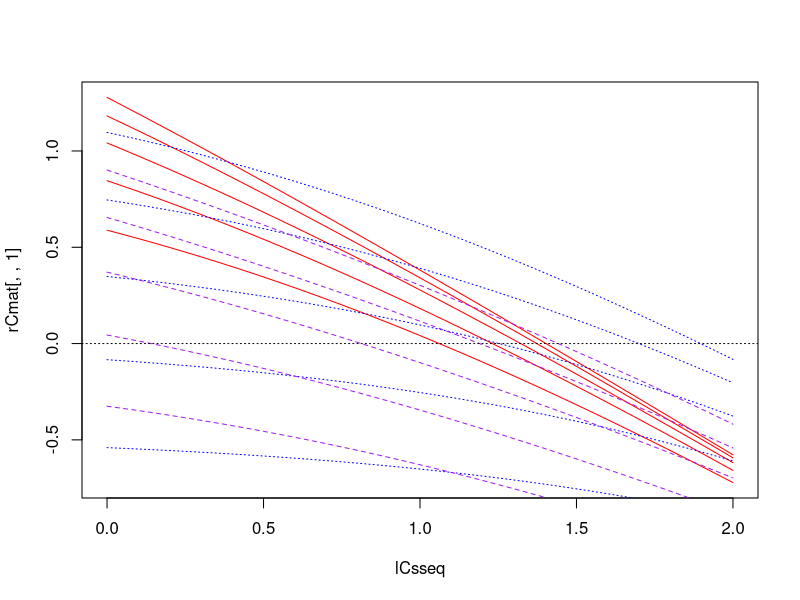
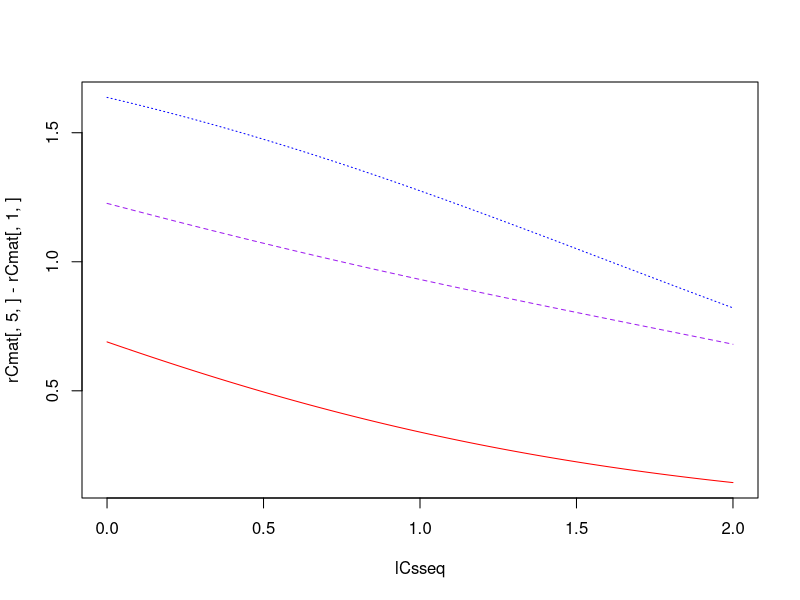
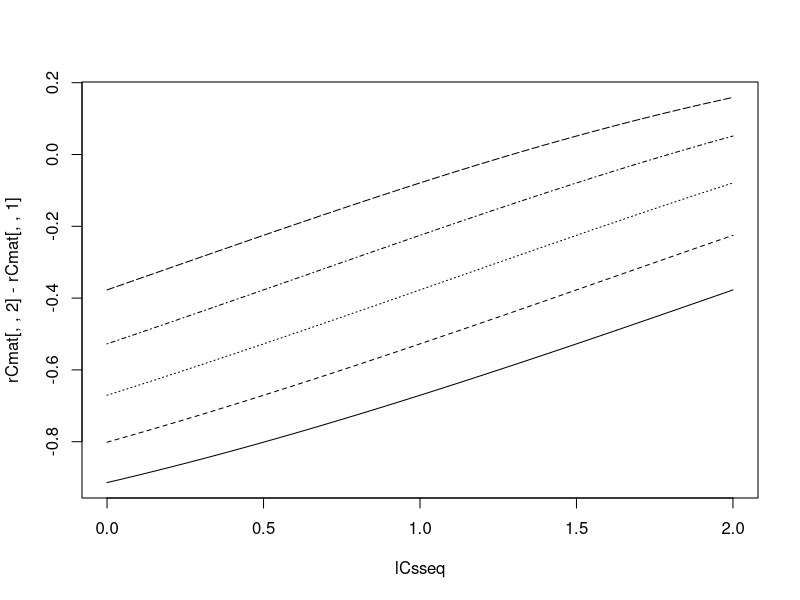
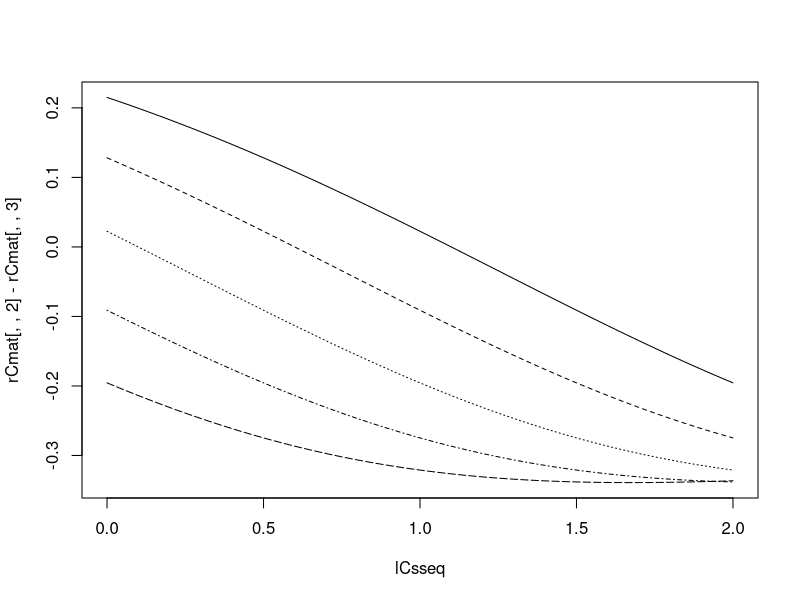
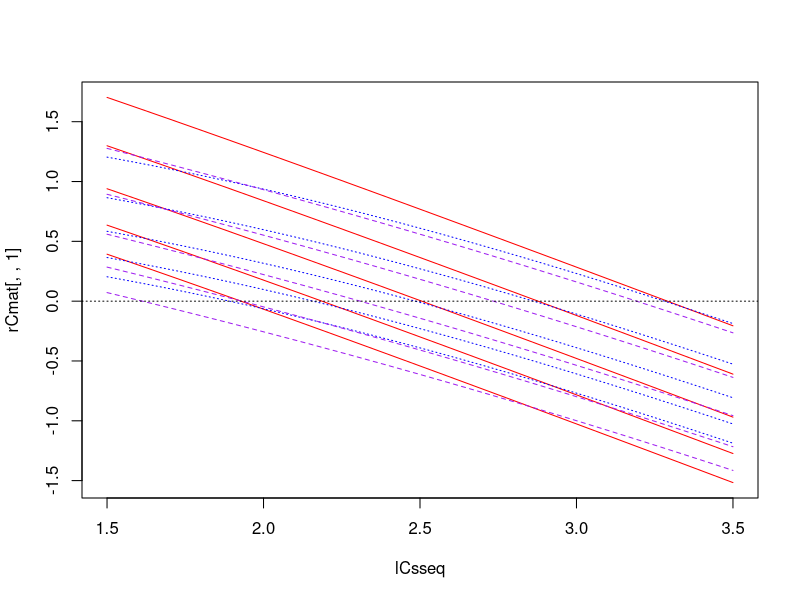
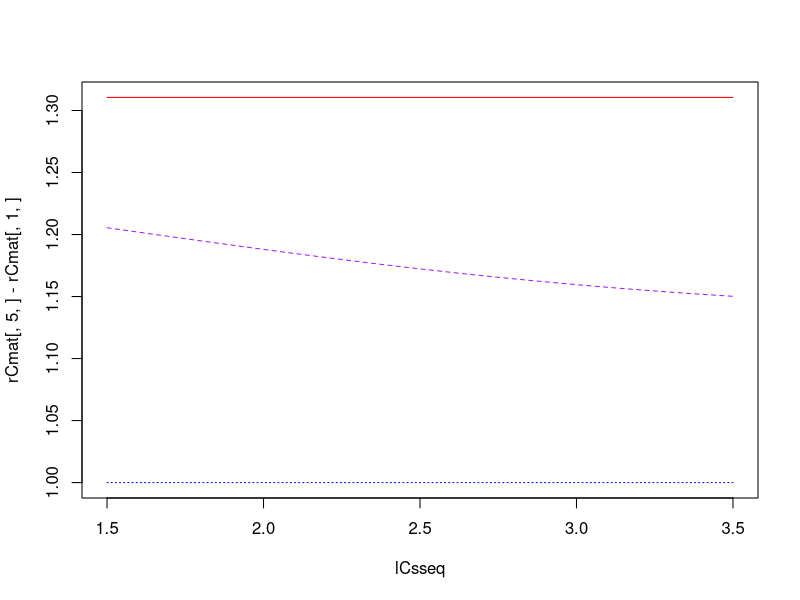
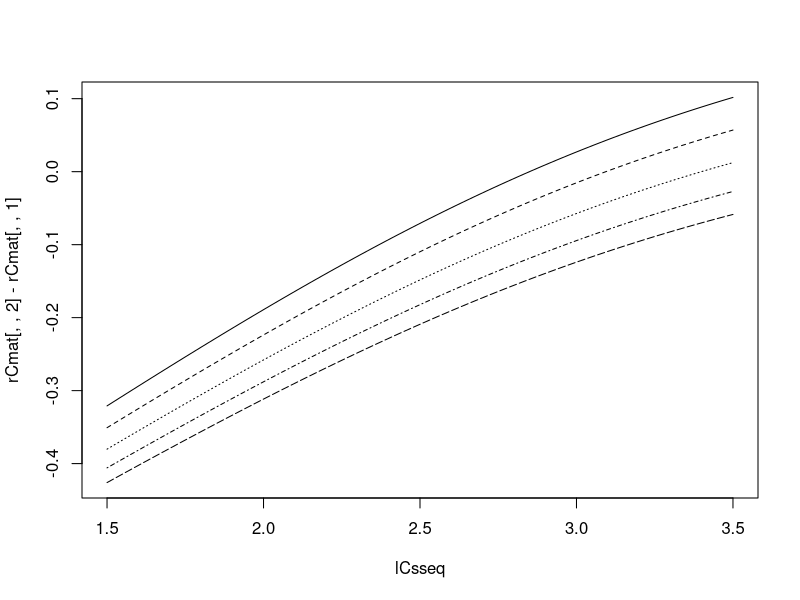
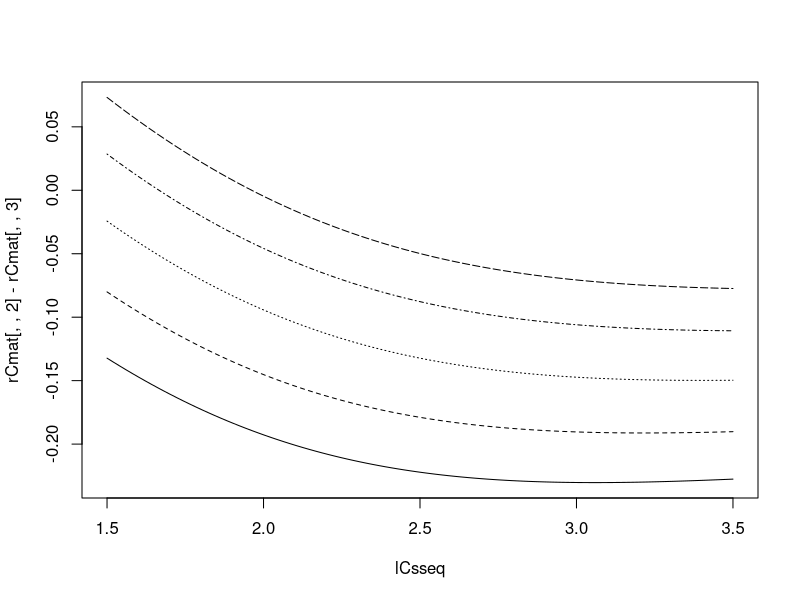

These charts were generated, in order, by the following R code: (Note: this script raises an error after producing the figures.)
### Investigate consumer-resource dynamics with multiple prey species using method ###
### from Geritz & Kisdi 2004 J Theor Biol                                          ###

# TODO: sort out uniroot function so that doesn't crash when no root

require(deSolve)

# Without consumer mortality ----------------------------------------------

f <- function(R,C,p=0.5,a=1,h=0){
  p*a*R*C / (1 + p*a*h*R)
}

g <- function(R,u,v){
  u - v*R
}

# g1 <- function(R,u1,K1){
#   u1*(1 - R/K1)
# }
#  # v = u/K

# g2 <- function(R,r=1,K=10){
#   R*r*(1 - R/K)
# }

dR <- function(R,C,p,a,h,u,v){
  g(R,u,v) - f(R,C,p,a,h)
}

kisdi_int <- function(nt,R1,R2,C,p,a,alpha=0.85,delta=0.1){
  Ei <- alpha * ( f(R1,C,p,a) +  f(R2,C,(1-p),a) )  # inflow rate of eggs
  Eo <- -delta                # outflow rate of eggs
  if(is.finite(nt)){
    return( 1/Eo * ( exp(Eo*(nt+log(Ei)/Eo)) - Ei ) )
  }
  if(!is.finite(nt)){
    return( -Ei/Eo )
  }
  # integral of eggs over time interval t
  # in this simple case, can be calculated explicitly at any given t
  # (i.e. no need for numerical integration)
  # (calculated with help from Shaopeng)
  # *only works for h=0*
}

kisdi_ode <- function(nt,R1,R2,C,p,a,h,alpha=0.85,delta=0.1){
  kidsi_cont <- function(t,y,parms=NULL){
    E <- y[1]
    dE <- alpha * ( f(R1,C,p,a,h) +  f(R2,C,(1-p),a,h) ) - delta * E  
    list(dE)
  }
  Et <- ode(y=c(E0=0),times=c(0,nt),func=kidsi_cont,parms=NULL)
  return(Et[2,2])
    # [2,2] because have to include t=0 in integration
}

### Breakdown

# curve(kisdi_int(t=x,R=1,C=1),xlim=c(0,100))
# curve(kisdi_int(t=10,R=x,C=1),xlim=c(0,10))
  # absolute growth rate is 
  # - saturating function of t
  # - linear function of resource availability (but this is set by C)

### Population growth rates

rC <- function(Cs,nt,p=0.5,q=0.5,a=1,h=0,u1=1,u2=0.5,v1=5,v2=0.5){
  
  if(q>0){
  try1 <- try(
    root1 <- uniroot(dR,C=Cs,p=p,a=a,h=h,u=q*u1,v=v1,lower=10^-10,upper=10^10) 
    )
  if(class(try1)=="try-error") K1s <- NA
  else K1s <- root1$root
  }
  else K1s <- 0
  
  if(q<1){
    try2 <- try(
      root2 <- uniroot(dR,C=Cs,p=(1-p),a=a,h=h,u=(1-q)*u2,v=v2,lower=10^-10,upper=10^10)
      )
    if(class(try2)=="try-error") K2s <- NA
    else K2s <- root2$root
  }
  else K2s <- 0

    # resource Ks adjust instantly to current C density
  if(h==0) Es <- kisdi_int(nt=nt,R1=K1s,R2=K2s,C=Cs,p=p,a=a)
  if(h>0) Es <- kisdi_ode(nt=nt,R1=K1s,R2=K2s,C=Cs,p=p,a=a,h=h)
    # C eggs accumulate over interval
  rC <- log(Es/Cs)
    # Change in C = new eggs - death of all adults
  return(rC)
}

np <- 3
na <- 5
nCs <- 100

pseq <- seq(0,1,length.out=np)
aseq <- exp(seq(-1,1,length.out=na))

### Fluctuating attack rates

lCsseq <- seq(0,2,length.out=nCs)
Csseq <- exp(lCsseq)

qseq <- pseq!=0.5
rCmat <- array(dim=c(nCs,na,np))
for(i in 1:nCs){
  for(j in 1:na){
    for(k in 1:np){
      rCmat[i,j,k] <- rC(Cs=Csseq[i],nt=Inf,p=pseq[k],a=aseq[j],
                         u1=1,u2=0.5,q=pseq[k]) # nt=0.1
    }
  }
}
  
require(fields)
matplot(lCsseq,rCmat[,,1],type="l",col="red",lty=1)
matplot(lCsseq,rCmat[,,3],type="l",col="blue",lty=3,add=T)
matplot(lCsseq,rCmat[,,2],type="l",col="purple",lty=2,add=T)
abline(h=0,lty=3)

matplot(lCsseq,rCmat[,5,] - rCmat[,1,], type="l",col=c("red","purple","blue")) 

matplot(lCsseq, rCmat[,,2] - rCmat[,,1], col="black", type="l")
  # difference increasing -> generalist more stable
matplot(lCsseq, rCmat[,,2] - rCmat[,,3], col="black", type="l")
  # difference decreasing -> generalist less stable

### Synchronised resource fluctuations (DI)

lCsseq <- seq(1.5,3.5,length.out=nCs)
Csseq <- exp(lCsseq)

rCmat <- array(dim=c(nCs,na,np))
for(i in 1:nCs){
  for(j in 1:na){
    for(k in 1:np){
      rCmat[i,j,k] <- rC(Cs=Csseq[i],pseq[k],nt=Inf,
                         u1=1+aseq[j],u2=0.5+aseq[j],q=pseq[k])
    }
  }
}

require(fields)
matplot(lCsseq,rCmat[,,1],type="l",col="red",lty=1)
matplot(lCsseq,rCmat[,,3],type="l",col="blue",lty=3,add=T)
matplot(lCsseq,rCmat[,,2] ,type="l",col="purple",lty=2,add=T)
abline(h=0,lty=3)

matplot(lCsseq,rCmat[,5,] - rCmat[,1,], type="l",col=c("red","purple","blue"))  # density-independent 

matplot(lCsseq, rCmat[,,2] - rCmat[,,1], col="black", type="l")
  # difference increasing -> generalist more stable
matplot(lCsseq, rCmat[,,2] - rCmat[,,3], col="black", type="l")
  # difference decreasing -> generalist less stable

### Opposite resource fluctuations

lCsseq <- seq(1.5,3.5,length.out=nCs)
Csseq <- exp(lCsseq)

rCmat <- array(dim=c(nCs,na,np))
for(i in 1:nCs){
  for(j in 1:na){
    for(k in 1:np){
      rCmat[i,j,k] <- rC(Cs=Csseq[i],pseq[k],nt=Inf,
                         u1=1+aseq[j],u2=0.5+rev(aseq)[j],q=pseq[k])
    }
  }
}

require(fields)
matplot(lCsseq,rCmat[,,1],type="l",col="red",lty=1)
matplot(lCsseq,rCmat[,,3],type="l",col="blue",lty=3,add=T)
matplot(lCsseq,rCmat[,,2] ,type="l",col="purple",lty=2,add=T)
abline(h=0,lty=3)

matplot(lCsseq,rCmat[,,2] ,type="l",col="purple",lty=4)

matplot(lCsseq,rCmat[,5,] - rCmat[,1,], type="l",col=c("red","purple","blue"))  # density-independent 

matplot(lCsseq, rCmat[,,2] - rCmat[,,1], col="black", type="l")
# difference increasing -> generalist more stable
matplot(lCsseq, rCmat[,,2] - rCmat[,,3], col="black", type="l")
# difference decreasing (slightly) -> generalist less stable

# Handling time analyses --------------------------------------------------

### Attack rates

lCsseq <- seq(0,3,length.out=nCs)
Csseq <- exp(lCsseq)

rCmat <- array(dim=c(nCs,na,np))
for(i in 1:nCs){
  for(j in 1:na){
    for(k in 1:np){
      rCmat[i,j,k] <- rC(Cs=Csseq[i],nt=100,p=pseq[k],a=aseq[j],h=1,
                         u1=1,u2=0.5,v1=5,v2=0.5,q=pseq[k]
                         )
    }
  }
}

require(fields)
matplot(lCsseq,rCmat[,,1],type="l",col="red",lty=1)
matplot(lCsseq,rCmat[,,3],type="l",col="blue",lty=3,add=T)
matplot(lCsseq,rCmat[,,2],type="l",col="purple",lty=2,add=T)
abline(h=0,lty=3)

matplot(lCsseq,matplot(lCsseq,rCmat[,5,] - rCmat[,1,], type="l",col=c("red","purple","blue")) , type="l",col=c("red","purple","blue")) 
 # density-*dependent*

matplot(lCsseq, rCmat[,,2] - rCmat[,,1], col="black", type="l")
# difference increasing -> generalist more stable
matplot(lCsseq, rCmat[,,2] - rCmat[,,3], col="black", type="l")
# difference decreasing -> generalist less stable

### Resource growth

lCsseq <- seq(1.5,3.5,length.out=nCs)
Csseq <- exp(lCsseq)

rCmat <- array(dim=c(nCs,na,np))
for(i in 1:nCs){
  for(j in 1:na){
    for(k in 1:np){
      rCmat[i,j,k] <- rC(Cs=Csseq[i],nt=100,p=pseq[k],a=1,h=2,
                         u1=1+aseq[j],u2=0.5+aseq[j],v1=5,v2=0.5,q=pseq[k]
      )
    }
  }
}

require(fields)
matplot(lCsseq,rCmat[,,1],type="l",col="red",lty=1)
matplot(lCsseq,rCmat[,,3],type="l",col="blue",lty=3,add=T)
matplot(lCsseq,rCmat[,,2],type="l",col="purple",lty=2,add=T)
abline(h=0,lty=3)

matplot(lCsseq,matplot(lCsseq,rCmat[,5,] - rCmat[,1,],type="l",col=c("red","purple","blue"))) # slightly density-*dependent*

matplot(lCsseq, rCmat[,,3] - rCmat[,,1], col="black", type="l")
  # not *quite* density-independent
matplot(lCsseq, rCmat[,,2] - rCmat[,,1], col="black", type="l")
# difference increasing -> generalist more stable
matplot(lCsseq, rCmat[,,2] - rCmat[,,3], col="black", type="l")
# difference decreasing -> generalist less stable

### Temporal dynamics

C0 <- 0.1
ns <- 20
sseq <- 1:ns
nt <- 0.1

Cs <- Es <- K1s <- K2s <- vector()
for(s in 1:ns){
  Cs[s] <- ifelse(s==1,C0,Es[s-1])
  
  try1 <- try(  root1 <- uniroot(dR1,C=Cs[s],lower=10^-10,upper=10^10)$root )
  if(class(try1)=="try-error") K1s[s] <- NA
  else K1s[s] <- root1 
  
  try2 <- try(  root2 <- uniroot(dR2,C=Cs[s],lower=10^-10,upper=10^10)$root )
  if(class(try2)=="try-error") K2s[s] <- NA
  else K2s[s] <- root2
  
  Es[s] <- kisdi_int(t=nt,R=K1s[s]+K2s[s],C=Cs[s])
}
  # still doesn't work

matplot(sseq,log(cbind(K1s,K2s,Cs)),type="l",lty=1)

# With consumer mortality -------------------------------------------------

kisdi <- function(y,R1,R2,a,mu,delta){ 
  
  R1 <- y[1]
  R2 <- y[2]
  E  <- y[3]
  C  <- y[4]
  
  dR1 <- R1*g1(R1) - a*R1*C
  dR2 <- R2*g2(R2) - a*R2*C
  dE  <- alpha*a*C*(R1+R2) - delta*E
  dC  <- -mu*C
  
  list(c(dR1,dR2,dE,dC))
  
}

# ode1 <- ode(y=c(R0=R0,C0=C0),times=tseq,func=romac_dis,parms=NULL)
